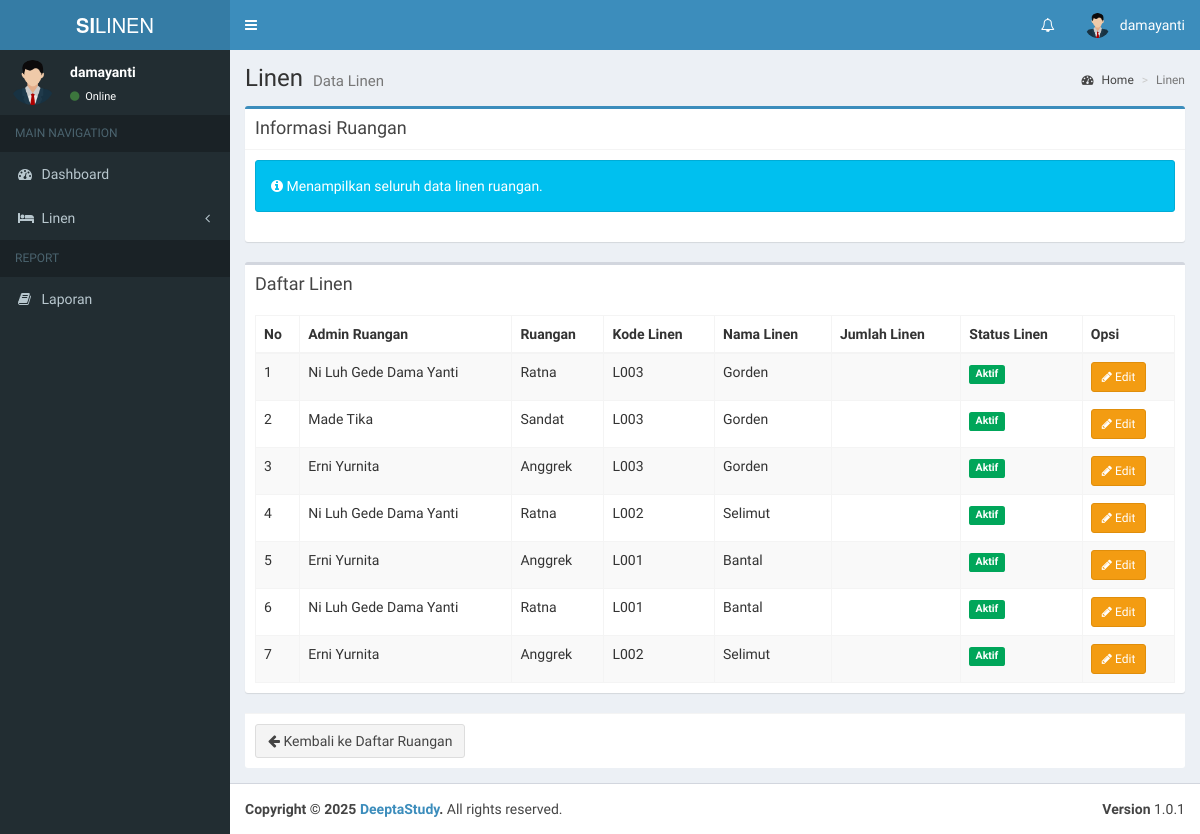
The app's page /admin/data_linen_ruangan.php (signed in), older data.
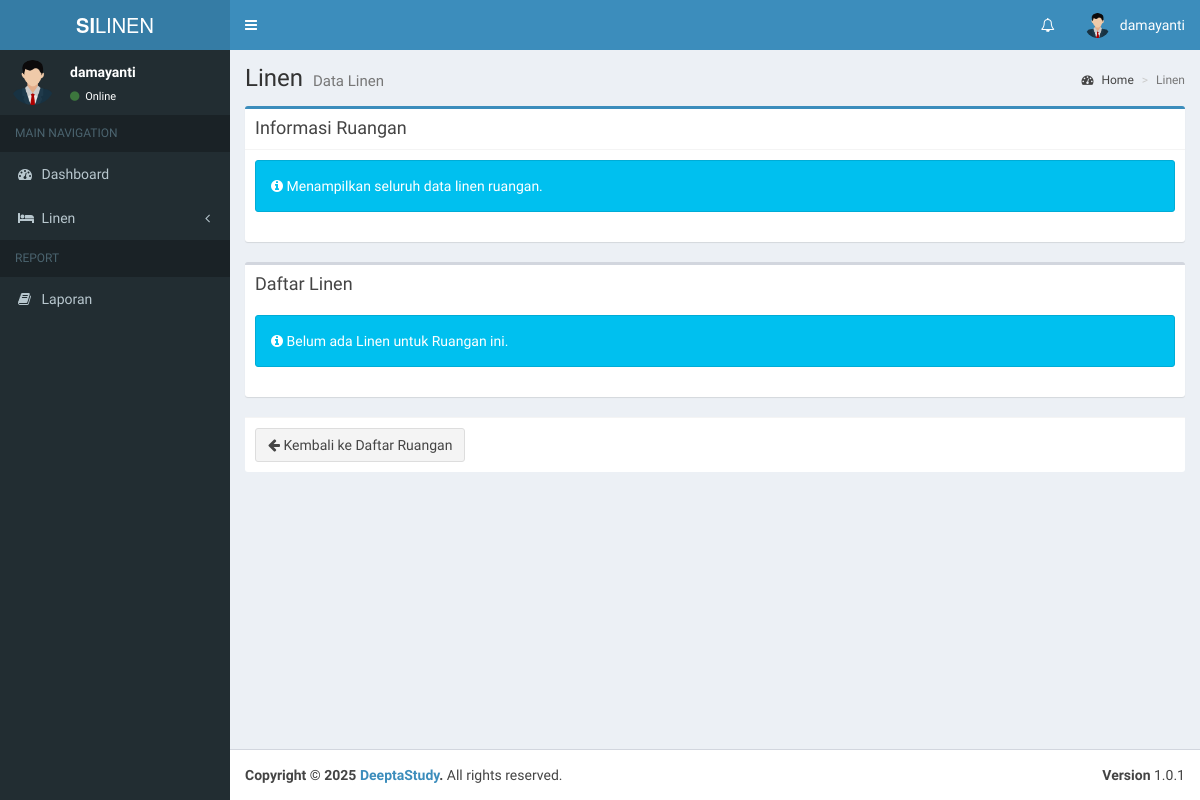
The same page, newer data.
### tables this page shows
CREATE TABLE `users` (
  `id` int(11) NOT NULL,
  `nama` varchar(100) NOT NULL,
  `username` varchar(100) NOT NULL,
  `email` varchar(100) NOT NULL,
  `password` varchar(100) NOT NULL,
  `hak_akses` varchar(25) NOT NULL,
  `status` int(11) NOT NULL,
  `status_ruangan` int(11) DEFAULT NULL
);

CREATE TABLE `linen_ruangan` (
  `id` int(11) NOT NULL,
  `id_user` int(11) NOT NULL,
  `id_ruangan` int(11) NOT NULL,
  `id_linen` int(11) NOT NULL,
  `linen_terpakai` int(11) NOT NULL,
  `linen_cadangan` int(11) NOT NULL,
  `status_linen` int(11) NOT NULL
);

CREATE TABLE `ruangan` (
  `id` int(11) NOT NULL,
  `id_user` int(11) DEFAULT NULL,
  `nama_ruangan` varchar(199) NOT NULL,
  `telp_ruangan` varchar(15) NOT NULL,
  `status` int(11) NOT NULL
);

CREATE TABLE `linen` (
  `id` int(11) NOT NULL,
  `kode_linen` varchar(15) NOT NULL,
  `nama_linen` varchar(199) NOT NULL,
  `gambar` varchar(199) NOT NULL,
  `jumlah_linen` int(11) NOT NULL,
  `sisa_linen` int(11) NOT NULL,
  `tanggal` datetime NOT NULL,
  `status` int(11) NOT NULL,
  `updated_at` datetime NOT NULL
);

### admin/data_linen_ruangan.php (the view, shortened to what this page needs)
<?php
include '../koneksi.php';
$id_ruangan = isset($_GET['id_ruangan']) ? intval($_GET['id_ruangan']) : 0;
$additionalCSS = [
    '../assets/plugins/datatables/dataTables.bootstrap.css'
];
$pageTitle = "Linen";
$pageDesc = "Data Linen";
$whereRuangan = $id_ruangan > 0 ? "WHERE lr.id_ruangan = $id_ruangan" : "";
$dataQuery = mysqli_query($koneksi, "SELECT lr.*, l.kode_linen, l.nama_linen, l.gambar as gambar_linen, l.status as status_linen, r.nama_ruangan, r.id_user AS ruangan_id_user, u.nama AS admin_ruangan
          FROM linen_ruangan lr
          JOIN ruangan r ON lr.id_ruangan = r.id
          LEFT JOIN users u ON r.id_user = u.id
          JOIN linen l ON lr.id_linen = l.id
          $whereRuangan");
$ruanganData = false;
?>
<section class="content">
    <div class="row">
        <div class="col-xs-12">
            <div class="box box-primary">
                <div class="box-header with-border">
                    <h3 class="box-title">Informasi Ruangan</h3>
                </div>
                <div class="box-body">
                    <?php if($id_ruangan > 0): ?>
                        <?php if($ruanganData): ?>
                            <div class="row">
                                <div class="col-md-6">
                                    <table class="table table-bordered" style="font-size: medium;">
                                        <tr>
                                            <th>Nama Ruangan</th>
                                            <td><?= htmlspecialchars($ruanganData['nama_ruangan']) ?></td>
                                        </tr>
                                        <tr>
                                            <th>Status</th>
                                            <td>
                                                <span class="label <?= ($ruanganData['status'] == 1) ? 'label-success' : 'label-danger' ?>">
                                                    <?= ($ruanganData['status'] == 1) ? 'Aktif' : 'Nonaktif' ?>
                                                </span>
                                            </td>
                                        </tr>
                                    </table>
                                </div>
                            </div>
                        <?php else: ?>
                            <div class="alert alert-warning">
                                <i class="fa fa-warning"></i> Data ruangan tidak ditemukan!
                            </div>
                        <?php endif; ?>
                    <?php else: ?>
                        <div class="alert alert-info">
                            <i class="fa fa-info-circle"></i> Menampilkan seluruh data linen ruangan.
                        </div>
                    <?php endif; ?>
                </div>
            </div>
            <div class="box">
                <div class="box-header">
                    <h3 class="box-title">Daftar Linen</h3>
                </div>
                <div class="box-body">
                    <?php if(mysqli_num_rows($dataQuery) > 0): ?>
                    <table id="example1" class="table table-bordered table-striped">
                        <thead>
                            <tr>
                                <th>No</th>
                                <th>Admin Ruangan</th>
                                <th>Ruangan</th>
                                <th>Kode Linen</th>
                                <th>Nama Linen</th>
                                <th>Jumlah Linen</th>
                                <th>Status Linen</th>
                                <th>Opsi</th>
                            </tr>
                        </thead>
                        <tbody>
                            <?php
                            $no = 1;
                            while ($data = mysqli_fetch_assoc($dataQuery)):
                            ?>
                                <tr>
                                    <td><?= $no++; ?></td>
                                    <td><?= htmlspecialchars($data['admin_ruangan'] ?: '-') ?></td>
                                    <td><?= htmlspecialchars($data['nama_ruangan'] ?: $data['nama_ruangan']) ?></td>
                                    <td><?= htmlspecialchars($data['kode_linen']) ?></td>
                                    <td><?= htmlspecialchars($data['nama_linen']) ?></td>
                                    <td>
                                    </td>
                                    <td>
                                        <span class="label <?= ($data['status_linen'] == 1) ? 'label-success' : 'label-danger' ?>">
                                            <?= ($data['status_linen'] == 1) ? 'Aktif' : 'Nonaktif' ?>
                                        </span>
                                    </td>
                                    <td>
                                        <a href="edit_linen.php?id=<?= $data['id'] ?>" class="btn btn-sm btn-warning">
                                            <i class="fa fa-pencil"></i> Edit
                                        </a>
                                    </td>
                                </tr>
                            <?php endwhile; ?>
                        </tbody>
                    </table>
                    <?php else: ?>
                        <div class="alert alert-info">
                            <i class="fa fa-info-circle"></i> Belum ada Linen untuk Ruangan ini.
                        </div>
                    <?php endif; ?>
                </div>
            </div>
            <div class="box-footer">
                <a href="linen_ruangan.php" class="btn btn-default">
                    <i class="fa fa-arrow-left"></i> Kembali ke Daftar Ruangan
                </a>
            </div>
        </div>
    </div>
</section>
<?php
$content = ob_get_clean();
include __DIR__ . '/../layouts/header.php';
echo $content;
include __DIR__ . '/../layouts/footer.php';
?>

### layouts/header.php (shortened to what this page needs)
<?php
include '../koneksi.php';
$username = $_SESSION['username'];
$query = mysqli_query($koneksi, "SELECT * FROM users WHERE username = '$username'");
$row = mysqli_fetch_assoc($query);
?>
<!DOCTYPE html>
<html>
<head>
    <link rel="stylesheet" href="../assets/bootstrap/css/bootstrap.min.css">
    <link rel="stylesheet" href="https://maxcdn.bootstrapcdn.com/font-awesome/4.4.0/css/font-awesome.min.css">
    <link rel="stylesheet" href="https://code.ionicframework.com/ionicons/2.0.1/css/ionicons.min.css">
    <link rel="stylesheet" href="../assets/dist/css/AdminLTE.min.css">
    <link rel="stylesheet" href="../assets/dist/css/skins/_all-skins.min.css">
    <link rel="stylesheet" href="../assets/plugins/iCheck/flat/blue.css">
    <link rel="stylesheet" href="../assets/plugins/morris/morris.css">
    <link rel="stylesheet" href="../assets/plugins/jvectormap/jquery-jvectormap-1.2.2.css">
    <?php if (!empty($additionalCSS)): ?>
        <?php foreach ($additionalCSS as $css): ?>
            <link rel="stylesheet" href="<?= htmlspecialchars($css) ?>">
        <?php endforeach; ?>
    <?php endif; ?>
</head>
<body class="hold-transition skin-blue sidebar-mini">
    <div class="wrapper">
        <header class="main-header">
            <a href="#" class="logo">
                <span class="logo-lg"><b>SI</b>LINEN</span>
            </a>
            <nav class="navbar navbar-static-top" role="navigation">
                <a href="#" class="sidebar-toggle" data-toggle="offcanvas" role="button">
                </a>
                <div class="navbar-custom-menu">
                    <ul class="nav navbar-nav">
                        <li class="dropdown notifications-menu">
                            <a href="#" class="dropdown-toggle" data-toggle="dropdown">
                                <i class="fa fa-bell-o"></i>
                            </a>
                        </li>
                        <li class="dropdown user user-menu">
                            <a href="#" class="dropdown-toggle" data-toggle="dropdown">
                                <img src="../assets/images/avatar.png" class="user-image" alt="User Image">
                                <span class="hidden-xs"><?= $row['username']; ?></span>
                            </a>
                        </li>
                    </ul>
                </div>
            </nav>
        </header>
        <div class="content-wrapper">
            <section class="content-header">
                <h1>
                    <?php echo isset($pageTitle) ? $pageTitle : 'Dashboard'; ?>
                    <small><?php echo isset($pageDesc) ? $pageDesc : 'Control Panel'; ?></small>
                </h1>
                <ol class="breadcrumb">
                    <li><a href="#"><i class="fa fa-dashboard"></i> Home</a></li>
                    <li class="active"><?php echo isset($pageTitle) ? $pageTitle : 'Dashboard'; ?></li>
                </ol>
            </section>
            <?php include __DIR__ . '/navigation.php'; ?>

### layouts/navigation.php (shortened to what this page needs)
<aside class="main-sidebar">
    <section class="sidebar">
        <div class="user-panel">
            <div class="pull-left image">
                <img src="../assets/images/avatar.png" class="img-circle" alt="User Image">
            </div>
            <div class="pull-left info">
                <p><?= $row['username']; ?></p>
                <a href="#"><i class="fa fa-circle text-success"></i> Online</a>
            </div>
        </div>
        <?php
            if ($row['hak_akses'] == 'admin') {
        ?>
        <ul class="sidebar-menu">
            <li class="header">MAIN NAVIGATION</li>
            <li class="<?= $_SESSION['active_menu'] == 'dashboard' ? 'active' : '' ?>">
                <a href="../admin/">
                    <i class="fa fa-dashboard"></i> <span>Dashboard</span>
                </a>
            </li>
            <li class="treeview <?= $_SESSION['active_menu'] == 'pengguna' ? 'active' : '' ?>">
                <a href="#">
                    <i class="fa fa-users"></i> <span>Pengguna</span>
                    <i class="fa fa-angle-left pull-right"></i>
                </a>
                <ul class="treeview-menu">
                    <li><a href="../admin/tambah_pengguna.php"><i class="fa fa-plus"></i> Tambah Pengguna Baru</a></li>
                    <li><a href="../admin/data_pengguna.php"><i class="fa fa-arrow-circle-right"></i> Data Pengguna</a></li>
                </ul>
            </li>
            <li class="<?= $_SESSION['active_menu'] == 'ruangan' ? 'active' : '' ?>">
                <a href="../admin/data_ruangan.php">
                    <i class="fa fa-building"></i> <span>Ruangan</span>
                </a>
            </li>
            <li class="<?= $_SESSION['active_menu'] == 'linen' ? 'active' : '' ?>">
                <a href="../admin/data_linen.php">
                    <i class="fa fa-bed"></i> <span>Data Linen</span>
                </a>
            </li>
            <li class="<?= $_SESSION['active_menu'] == 'linen_ruangan' ? 'active' : '' ?>">
                <a href="../admin/linen_ruangan.php">
                    <i class="fa fa-bed"></i> <span>Linen Ruangan</span>
                </a>
            </li>
            <li class="treeview <?= $_SESSION['active_menu'] == 'distribusi' ? 'active' : '' ?>">
                <a href="#">
                    <i class="fa fa-tint"></i> <span>Distribusi</span>
                    <i class="fa fa-angle-left pull-right"></i>
                </a>
                <ul class="treeview-menu">
                    <li><a href="../admin/data_pengajuan.php"><i class="fa fa-paper-plane"></i> Pengajuan Linen</a></li>
                    <li><a href="../admin/data_pencucian.php"><i class="fa fa-tint"></i> Permohonan Pencucian</a></li>
                    <!-- <li><a href="../admin/linen_bersih.php"><i class="fa fa-check-circle"></i> Linen Bersih</a></li>
                    <li><a href="../admin/linen_kotor.php"><i class="fa fa-exclamation-circle"></i> Linen Kotor</a></li> -->
                </ul>
            </li>
            <li class="header">REPORT</li>
            <li><a href="#"><i class="fa fa-book"></i> <span>Laporan</span></a></li>
        </ul>
        <?php
            }else if($row['hak_akses'] == 'admin_ruangan'){
        ?>
        <ul class="sidebar-menu">
            <li class="header">MAIN NAVIGATION</li>
            <li class="<?= $_SESSION['active_menu'] == 'dashboard' ? 'active' : '' ?>">
                <a href="../admin_ruangan/">
                    <i class="fa fa-dashboard"></i> <span>Dashboard</span>
                </a>
            </li>
            <li class="treeview <?= $_SESSION['active_menu'] == 'linen' ? 'active' : '' ?>">
                <a href="#">
                    <i class="fa fa-bed"></i> <span>Linen</span>
                    <i class="fa fa-angle-left pull-right"></i>
                </a>
            </li>
            <li class="header">REPORT</li>
            <li><a href="#"><i class="fa fa-book"></i> <span>Laporan</span></a></li>
        </ul>
        <?php
            }else if($row['hak_akses'] == 'petugas_laundry'){
        ?>
        <?php
            }else if($row['hak_akses'] == 'kepala_penanggung_jawab'){
        ?>
        <?php
            }
        ?>
    </section>
</aside>

### layouts/footer.php (shortened to what this page needs)
</div>
<footer class="main-footer">
    <div class="pull-right hidden-xs">
        <b>Version</b> 1.0.1
    </div>
    <strong>Copyright &copy; 2025 <a href="#">DeeptaStudy</a>.</strong> All rights
    reserved.
</footer>
    </div>
</body>
</html>

Row changes from the older to the newer data that the page shows:
removed linen_ruangan: id_user.nama "Ni Luh Gede Dama Yanti", id_ruangan.nama_ruangan "Ratna", id_linen.kode_linen "L003", id_linen.nama_linen "Gorden"
removed linen_ruangan: id_user.nama "Made Tika", id_ruangan.nama_ruangan "Sandat", id_linen.kode_linen "L003", id_linen.nama_linen "Gorden"
removed linen_ruangan: id_user.nama "Erni Yurnita", id_ruangan.nama_ruangan "Anggrek", id_linen.kode_linen "L003", id_linen.nama_linen "Gorden"
removed linen_ruangan: id_user.nama "Ni Luh Gede Dama Yanti", id_ruangan.nama_ruangan "Ratna", id_linen.kode_linen "L002", id_linen.nama_linen "Selimut"
removed linen_ruangan: id_user.nama "Erni Yurnita", id_ruangan.nama_ruangan "Anggrek", id_linen.kode_linen "L001", id_linen.nama_linen "Bantal"
removed linen_ruangan: id_user.nama "Ni Luh Gede Dama Yanti", id_ruangan.nama_ruangan "Ratna", id_linen.kode_linen "L001", id_linen.nama_linen "Bantal"
removed linen_ruangan: id_user.nama "Erni Yurnita", id_ruangan.nama_ruangan "Anggrek", id_linen.kode_linen "L002", id_linen.nama_linen "Selimut"
Text that changed along with them:
text no longer shown: "No Admin Ruangan Ruangan Kode Linen Nama Linen Jumlah Linen Status Linen Opsi"
text now shown: "Belum ada Linen untuk Ruangan ini."
